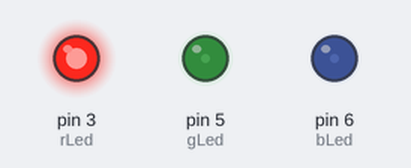
A sketch run on a simulated Arduino Uno, built with avr-gcc and run on an emulated ATmega328P. On the bench: output pins drawn as LEDs (lit = HIGH).

Above: at 0.05 s.
At 0.7 s:
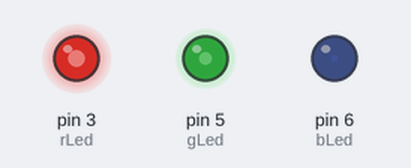
At 1.4 s:
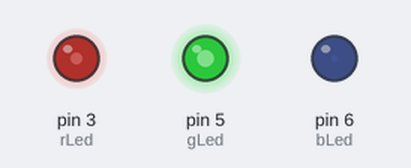
At 2.8 s:
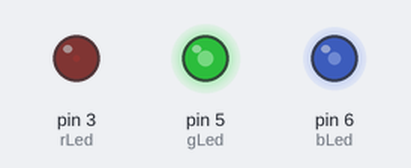
At 4.15 s:
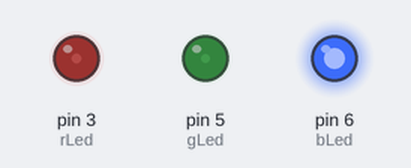
At 5.55 s:
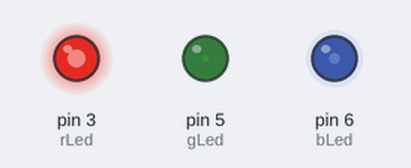
Timing chart, 0 to 7.8 s (numbered marks = the images above):
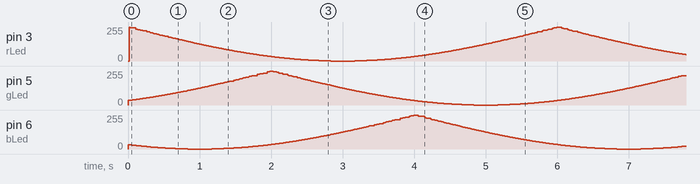

The sketch:

RGB-LED-rotate.ino
```cpp
int rLed = 3;
int gLed = 5;
int bLed = 6;
float cycleTimeMs = 6000; // Pulssin sykli

void setup()
{
}

void loop()
{
  float t = millis() / cycleTimeMs * PI;
  float phase2 = (2.0 * PI) / 3.0;
  float phase3 = (4.0 * PI) / 3.0;
  float value1 = 255 * (1 - abs(sin(t)));
  float value2 = 255 * (1 - abs(sin(t + phase2)));
  float value3 = 255 * (1 - abs(sin(t + phase3)));
  analogWrite(rLed, value1);
  analogWrite(gLed, value2);
  analogWrite(bLed, value3);
}
```
